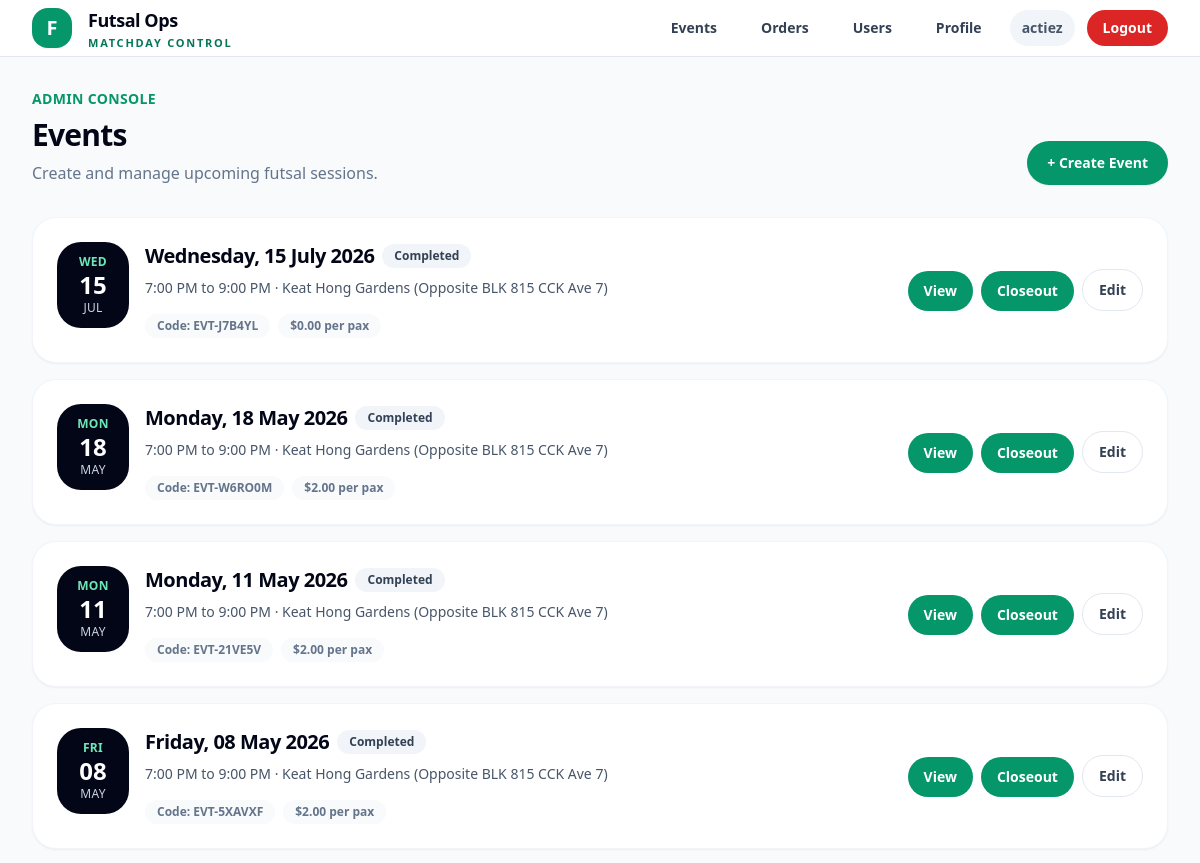
Before: /events/ (signed in, upper part) with the older database file.
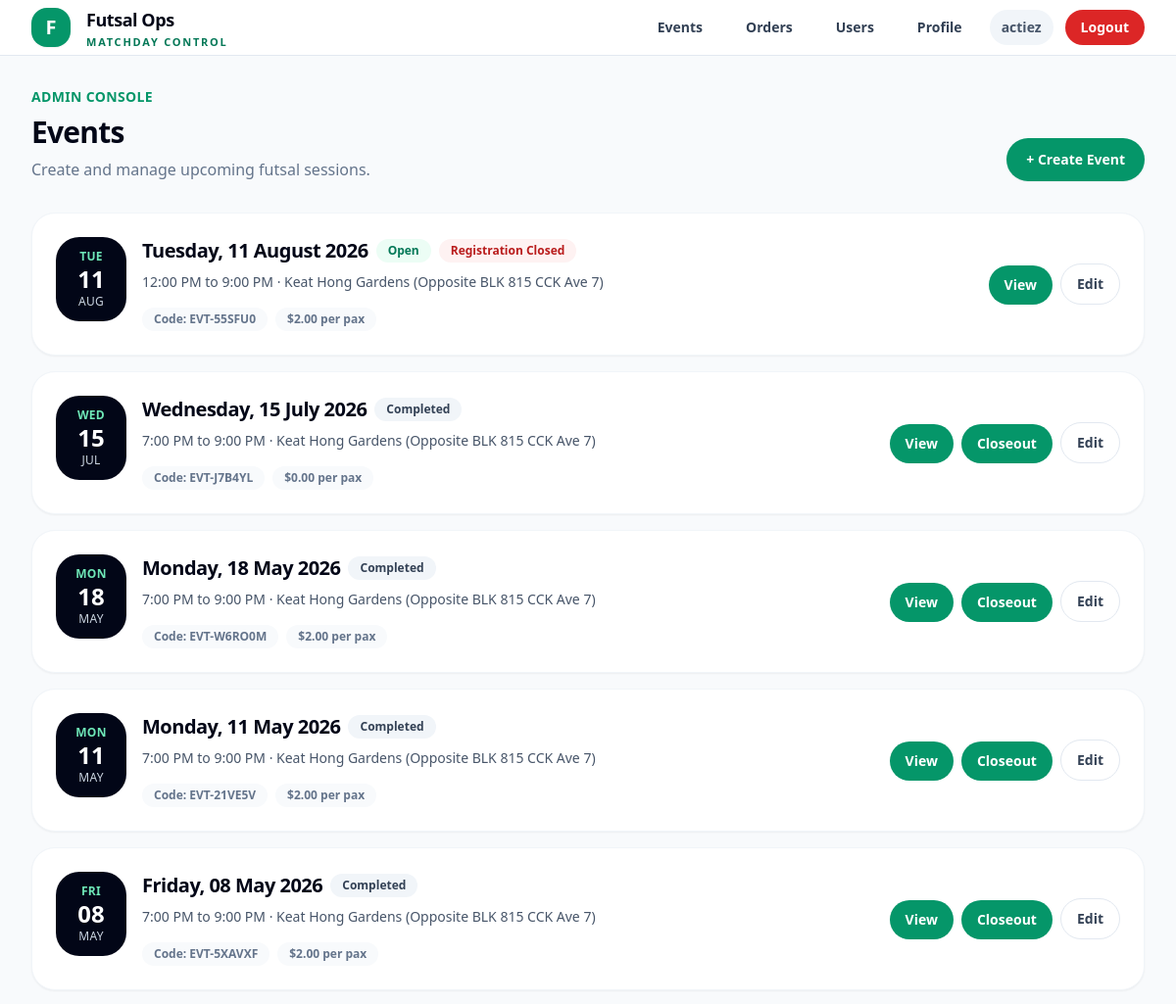
After: the same page with the newer database file.
### events/models.py (models this page shows, shortened)
class Event(models.Model):
    STATUS_DRAFT = "draft"
    STATUS_OPEN = "open"
    STATUS_FINALIZED = "finalized"
    STATUS_COMPLETED = "completed"
    STATUS_CANCELLED = "cancelled"
    STATUS_CHOICES = [
        (STATUS_DRAFT, "Draft"),
        (STATUS_OPEN, "Open"),
        (STATUS_FINALIZED, "Finalized"),
        (STATUS_COMPLETED, "Completed"),
        (STATUS_CANCELLED, "Cancelled"),
    ]
    LEAVE_CUTOFF_CHOICES = [
        (None, "No cutoff"),
        (30, "30 minutes before"),
        (60, "60 minutes before"),
        (90, "90 minutes before"),
        (120, "120 minutes before"),
        (150, "150 minutes before"),
        (180, "180 minutes before"),
    ]
    registration_token = models.UUIDField(
        default=uuid.uuid4,
        unique=True,
        editable=False,
    )
    event_code = models.CharField(
        max_length=20,
        unique=True,
        default=generate_event_code,
        editable=False,
    )
    title = models.CharField(max_length=255)
    start_datetime = models.DateTimeField()
    end_datetime = models.DateTimeField()
    location = models.CharField(max_length=255)
    amount_payable = models.DecimalField(max_digits=8, decimal_places=2)
    playing_slots = models.PositiveIntegerField(default=15)
    waiting_slots = models.PositiveIntegerField(default=5)
    backup_slots = models.PositiveIntegerField(default=3)
    is_private = models.BooleanField(
        default=False,
        help_text="Private events are hidden from the public event list but accessible by registration link.",
    )
    leave_cutoff_minutes = models.PositiveIntegerField(
        null=True,
        blank=True,
        choices=LEAVE_CUTOFF_CHOICES,
        help_text="Players cannot self-leave after this cutoff before kick-off.",
    )
    status = models.CharField(
        max_length=20,
        choices=STATUS_CHOICES,
        default=STATUS_DRAFT,
    )
    created_by = models.ForeignKey(
        settings.AUTH_USER_MODEL,
        on_delete=models.SET_NULL,
        null=True,
        related_name="created_events",
    )
    created_at = models.DateTimeField(auto_now_add=True)
    updated_at = models.DateTimeField(auto_now=True)
    class Meta:
        ordering = ["start_datetime"]
    @property
    def weekday_display(self):
        local_start = timezone.localtime(self.start_datetime)
        return local_start.strftime("%A")
    @property
    def date_display(self):
        local_start = timezone.localtime(self.start_datetime)
        return local_start.strftime("%d %B %Y")
    @property
    def time_range_display(self):
        local_start = timezone.localtime(self.start_datetime)
        local_end = timezone.localtime(self.end_datetime)
        start = local_start.strftime("%I:%M %p").lstrip("0")
        end = local_end.strftime("%I:%M %p").lstrip("0")
        return f"{start} to {end}"
    @property
    def effective_status(self):
        from registrations.models import EventRegistration
        now = timezone.now()
        if now >= self.end_datetime:
            return "completed"
        playing_count = self.registrations.filter(
            status=EventRegistration.STATUS_PLAYING
        ).count()
        waiting_count = self.registrations.filter(
            status=EventRegistration.STATUS_WAITING
        ).count()
        if playing_count >= self.playing_slots and waiting_count >= self.waiting_slots:
            return "full"
        if playing_count >= self.playing_slots:
            return "playing_full"
        return "open"
    @property
    def effective_status_label(self):
        labels = {
            "open": "Open",
            "playing_full": "Playing Full",
            "full": "Full",
            "completed": "Completed",
        }
        return labels.get(self.effective_status, self.effective_status)

### events/views.py (the view)
# urls.py: path("", EventListView.as_view(), name="event_list"),
class EventListView(ListView):
    model = Event
    template_name = "events/list.html"
    context_object_name = "events"
    ordering = ["-start_datetime"]
    def get_queryset(self):
        queryset = super().get_queryset()
        user = self.request.user
        if user.is_authenticated and user.is_admin_level():
            return queryset
        return queryset.filter(is_private=False)
    def get_context_data(self, **kwargs):
        context = super().get_context_data(**kwargs)
        context["now"] = timezone.now()
        return context

### accounts/models.py (called while the page is built)
    def is_admin_level(self):
        return self.is_authenticated and (
            self.is_superuser or self.role in {self.ROLE_ADMIN, self.ROLE_SUPERADMIN}
        )

    def is_superadmin_level(self):
        return self.is_authenticated and (
            self.is_superuser or self.role == self.ROLE_SUPERADMIN
        )

### templates/events/list.html (shortened to what the changed rows need)
{% extends "base.html" %}
{% block content %}
<div class="space-y-8">
    {% if request.user.is_admin_level %}
        <div class="flex flex-col md:flex-row md:items-end md:justify-between gap-5">
            <div>
                <h1 class="mt-2 text-3xl font-black tracking-tight text-slate-950">
                    Events
                </h1>
            </div>
        </div>
        <div class="grid grid-cols-1 gap-4">
            {% for event in events %}
                <div class="bg-white rounded-3xl border border-slate-100 shadow-sm p-5 md:p-6 hover:shadow-md transition-shadow">
                    <div class="flex flex-col md:flex-row md:items-center md:justify-between gap-5">
                        <div class="flex items-start gap-4">
                            <div class="min-w-[72px] rounded-3xl bg-slate-950 text-white px-4 py-3 text-center">
                                <div class="text-xs font-bold uppercase tracking-wide text-emerald-300">
                                    {{ event.weekday_display|slice:":3" }}
                                </div>
                                <div class="text-2xl font-black leading-tight">
                                    {{ event.start_datetime|date:"d" }}
                                </div>
                                <div class="text-xs uppercase tracking-wide text-slate-300">
                                    {{ event.start_datetime|date:"M" }}
                                </div>
                            </div>
                            <div>
                                <div class="flex flex-wrap items-center gap-2">
                                    <h2 class="text-xl font-black tracking-tight text-slate-950">
                                        {{ event.weekday_display }}, {{ event.date_display }}
                                    </h2>
                                    <span class="inline-flex items-center rounded-full px-3 py-1 text-xs font-bold
                                        {% if event.effective_status == 'completed' %}
                                            bg-slate-100 text-slate-700
                                        {% elif event.effective_status == 'full' %}
                                            bg-red-50 text-red-700
                                        {% elif event.effective_status == 'playing_full' %}
                                            bg-amber-50 text-amber-700
                                        {% elif event.effective_status == 'cancelled' %}
                                            bg-slate-200 text-slate-700
                                        {% else %}
                                            bg-emerald-50 text-emerald-700
                                        {% endif %}
                                    ">
                                        {{ event.effective_status_label }}
                                    </span>
                                    {% if event.effective_status != "completed" and event.effective_status != "cancelled" and now >= event.start_datetime %}
                                        <span class="inline-flex items-center rounded-full px-3 py-1 text-xs font-bold bg-red-50 text-red-700">
                                            Registration Closed
                                        </span>
                                    {% endif %}
                                </div>
                                <div class="mt-2 text-sm text-slate-600">
                                    {{ event.time_range_display }} · {{ event.location }}
                                </div>
                                <div class="mt-4 flex flex-wrap gap-2 text-xs font-semibold text-slate-500">
                                    <span class="rounded-full bg-slate-50 px-3 py-1">
                                        Code: {{ event.event_code }}
                                    </span>
                                    <span class="rounded-full bg-slate-50 px-3 py-1">
                                        ${{ event.amount_payable }} per pax
                                    </span>
                                </div>
                            </div>
                        </div>
                        <div class="flex flex-row md:flex-col lg:flex-row gap-2 md:items-end">
                            <a href="{% url 'event_detail' event.id %}"
                               class="inline-flex items-center justify-center px-4 py-2.5 rounded-full bg-emerald-600 text-white text-sm font-bold hover:bg-emerald-700">
                                View
                            </a>
                            {% if event.end_datetime <= now and event.status != "cancelled" %}
                                <a href="{% url 'event_closeout' event.id %}"
                                   class="inline-flex items-center justify-center px-4 py-2.5 rounded-full bg-emerald-600 text-white text-sm font-bold hover:bg-emerald-700">
                                    Closeout
                                </a>
                            {% endif %}
                            <a href="{% url 'event_edit' event.id %}"
                               class="inline-flex items-center justify-center px-4 py-2.5 rounded-full border border-slate-200 bg-white text-slate-700 text-sm font-bold hover:bg-slate-50">
                                Edit
                            </a>
                        </div>
                    </div>
                </div>
            {% endfor %}
        </div>
    {% endif %}
</div>
{% endblock %}

Changed rows visible on the page:
added Event: weekday_display "TUE", start_datetime "11", start_datetime "AUG", weekday_display "Tuesday", date_display "11 August 2026", effective_status_label "Open", shows "Registration Closed", time_range_display "12:00 PM to 9:00 PM", location "Keat Hong Gardens (Opposite BLK 815 CCK Ave 7)", event_code "EVT-55SFU0", amount_payable "2.00"
